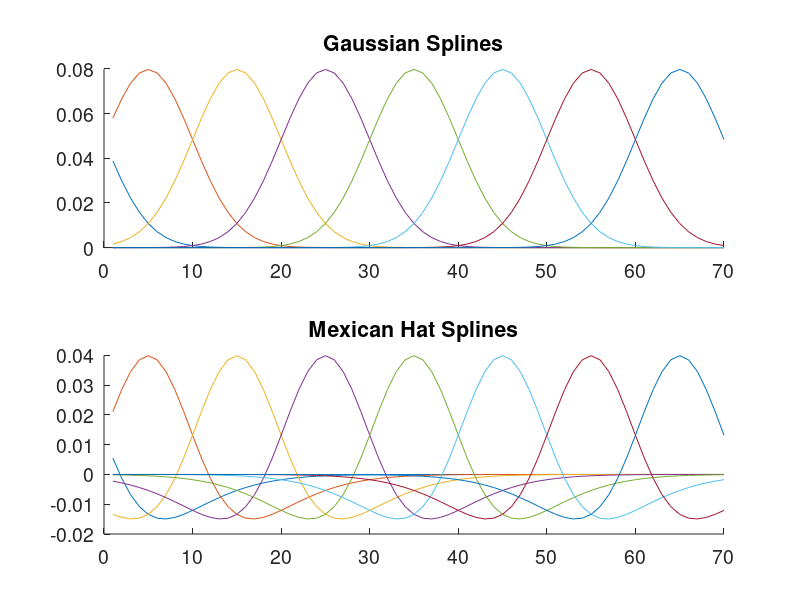

Write the MATLAB code that produced this figure. (Note: this script raises an error after producing the figure.)
function Chapter_10_Question_5()
    % Question 5 - Analyze Ch10-spikes-1.mat w/ Mexican Hat Basis Functions
    
    %Load Data
    load('Ch10-spikes-1.mat')
    K = 50;
    T0 = length(t);
    
    %Construct Dependent Variables
    ord = 70;
    T1 = T0-ord;				
    y = reshape(train(:,ord+1:end)', K*T1,1);
    xdir = reshape((direction*ones(1,T1))',K*T1,1);	
    i_move = ones(K,1)*[zeros(1,T0/2-ord) ones(1,T0/2)];
    i_move = reshape((i_move)',K*T1,1);
    xHist = [];	
    for i = 1:ord				
        xHist=[xHist reshape(train(:,ord+1-i:end-i)',K*T1,1)];
    end

    %Smoothing Splines (Gaussian for ease of implementation)
    for i = 1:ord
        C1(i, :) = normpdf(-5:10:ord, i, 5);
        C2(i, :) = normpdf(-5:10:ord, i, 5) - normpdf(-5:10:ord, i, 10);
    end
    
    %View Gaussian and Mexican Hat Splines
    figure()
    subplot(2, 1, 1)
    hold on
    for col = 1:size(C1, 2)
        plot(C1(:, col))
    end
    hold off
    title('Gaussian Splines')
    set(gca, 'FontSize', 14)
    subplot(2, 1, 2)
    hold on
    for col = 1:size(C2, 2)
        plot(C2(:, col))
    end
    hold off
    title('Mexican Hat Splines')
    set(gca, 'FontSize', 14)
    
    %Fit Models
    nparams = size(C1, 2);
    [b5, dev5, stats5] = glmfit([i_move xdir...
        ((1 - i_move)*ones(1, nparams)).*(xHist*C1)...
        ((i_move)*ones(1, nparams)).*(xHist*C1)], y, 'poisson', 'log');
    [b5_hat, dev5_hat, stats5_hat] = glmfit([i_move xdir...
        ((1 - i_move)*ones(1, nparams)).*(xHist*C2)...
        ((i_move)*ones(1, nparams)).*(xHist*C2)], y, 'poisson', 'log');
    
    %Visualize History Modulation
    figure()
    subplot(2, 1, 1)
    plot(1:ord, exp(C1*b5(4:nparams+3)))
    xlabel('Lag (ms)')
    ylabel('Modulation')
    title('Planning: Gaussian Spline')
    set(gca, 'FontSize', 14)
    subplot(2, 1, 2)
    plot(1:ord, exp(C1*b5(nparams+4:end)))
    xlabel('Lag (ms)')
    ylabel('Modulation')
    title('Moving: Gaussian Spline')
    set(gca, 'FontSize', 14)
    figure()
    subplot(2, 1, 1)
    plot(1:ord, exp(C2*b5_hat(4:nparams+3)))
    xlabel('Lag (ms)')
    ylabel('Modulation')
    title('Planning: Mexican Hat Spline')
    set(gca, 'FontSize', 14)
    subplot(2, 1, 2)
    plot(1:ord, exp(C2*b5_hat(nparams+4:end)))
    xlabel('Lag (ms)')
    ylabel('Modulation')
    title('Moving: Mexican Hat Spline')
    set(gca, 'FontSize', 14)
    
    %Time Rescaling
    lambda5 = glmval(b5, [i_move xdir...
        ((1 - i_move)*ones(1, nparams)).*(xHist*C1)...
        ((i_move)*ones(1, nparams)).*(xHist*C1)], 'log');
    lambda5_hat = glmval(b5_hat, [i_move xdir...
        ((1 - i_move)*ones(1, nparams)).*(xHist*C2)...
        ((i_move)*ones(1, nparams)).*(xHist*C2)], 'log');
    spike_index = find(y);
    N = length(spike_index);
    Z(1) = sum(lambda5(1:spike_index(1)));
    for i = 2:N
        Z(i) = sum(lambda5(spike_index(i-1) + 1:spike_index(i)));
    end
    [eCDF, zvals] = ecdf(Z);
    mCDF = 1 - exp(-zvals);
    Z(1) = sum(lambda5_hat(1:spike_index(1)));
    for i = 2:N
        Z(i) = sum(lambda5_hat(spike_index(i-1) + 1:spike_index(i)));
    end
    [eCDF_hat, zvals_hat] = ecdf(Z);
    mCDF_hat = 1 - exp(-zvals_hat);
    
    %Model 5: KS Plot
    ci = 1.36/sqrt(N);
    figure()
    subplot(1, 2, 1)
    hold on
    plot(mCDF, eCDF, 'k', 'LineWidth', 2)
    plot([0 1], [0 1] + ci, '--k', 'LineWidth', 1)
    plot([0 1], [0 1] - ci, '--k', 'LineWidth', 1)
    hold off
    xlabel('Model CDF')
    ylabel('Emirical CDF')
    xlim([0 1])
    ylim([0 1])
    title('KS Plot')
    set(gca, 'FontSize', 14)
    subplot(1, 2, 2)
    hold on
    plot(mCDF_hat, eCDF_hat, 'k', 'LineWidth', 2)
    plot([0 1], [0 1] + ci, '--k', 'LineWidth', 1)
    plot([0 1], [0 1] - ci, '--k', 'LineWidth', 1)
    hold off
    xlabel('Model CDF')
    ylabel('Emirical CDF')
    xlim([0 1])
    ylim([0 1])
    title('KS Plot')
    set(gca, 'FontSize', 14)
   
    % It seems like the Mexican Hat Splines actually fit our data worse than
    % the regular Gaussian Splines.
    
end